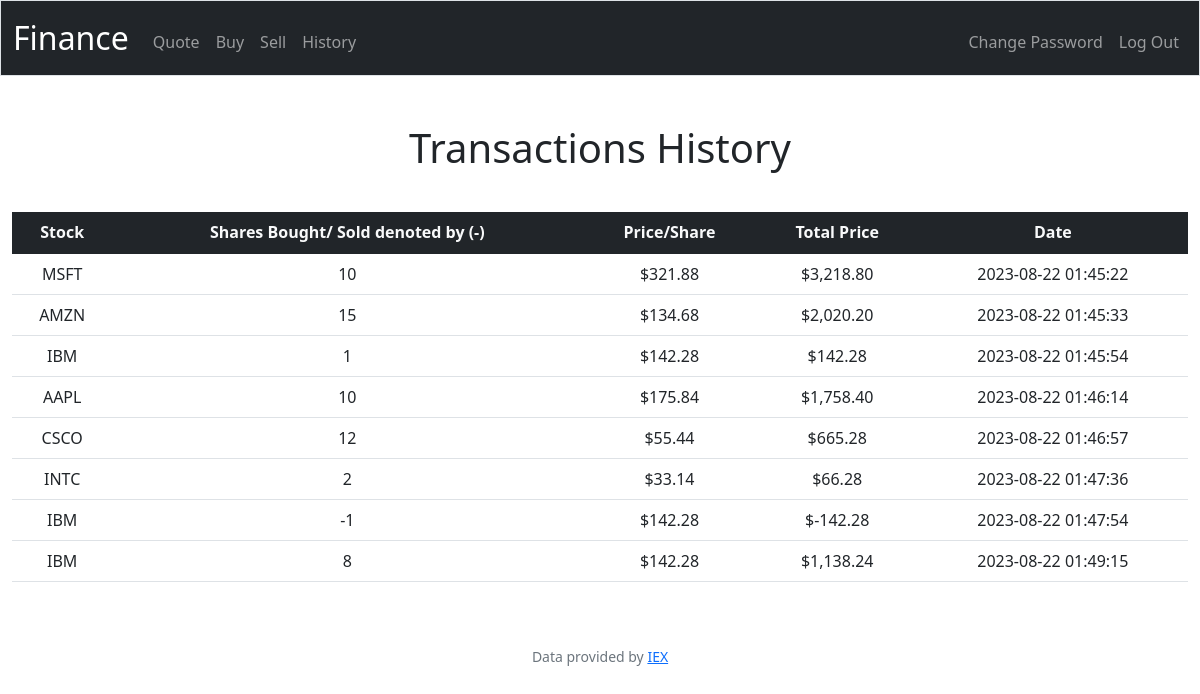
Screenshot of /history (signed in) with the database file from the repository.
### tables this page shows
CREATE TABLE transactions (id INTEGER PRIMARY KEY AUTOINCREMENT, user_id INTEGER, symbol TEXT, shares INTEGER, price FLOAT, date TIMESTAMP);

### app.py (the view)
@app.route("/history")
@login_required
def history():
    user_id = session["user_id"]
    user_transactions = db.execute(
        "SELECT * FROM transactions WHERE user_id = ? GROUP BY date", user_id)
    return render_template("history.html", transactions=user_transactions)

### app.py (called while the page is built)
@app.after_request
def after_request(response):
    response.headers["Cache-Control"] = "no-cache, no-store, must-revalidate"
    response.headers["Expires"] = 0
    response.headers["Pragma"] = "no-cache"
    return response

### helpers.py (called while the page is built)
def login_required(f):
    @wraps(f)
    def decorated_function(*args, **kwargs):
        if session.get("user_id") is None:
            return redirect("/login")
        return f(*args, **kwargs)
    return decorated_function

def usd(value):
    return f"${value:,.2f}"

### templates/history.html (shortened to what this page needs)
{% extends "layout.html" %}
{% block main %}
    <h1 class="text-center">Transactions History</h1>
    <table class="table">
      <thead class="bg-dark text-light">
        <tr>
          <th scope="col">Stock</th>
          <th scope="col">Shares Bought/ Sold denoted by (-)</th>
          <th scope="col">Price/Share</th>
          <th scope="col">Total Price</th>
          <th scope="col">Date</th>
        </tr>
      </thead>
      <tb>
      {% for transaction in transactions %}
      <tr>
        <td>{{ transaction.symbol }}</td>
        <td>{{ transaction.shares }}</td>
        <td>{{ transaction.price|usd }}</td>
        <td>{{ (transaction.shares * transaction.price)| usd }}</td>
        <td>{{ transaction.date }}</td>
      </tr>
      {% endfor %}
      </tb>
    </table>
{% endblock %}

### static/styles.css (style rules this page uses)
h1 { margin-bottom: 40px; }

### rows the page displays
transactions: (transaction.shares*transaction.price)|usd "$3,218.80"
transactions: (transaction.shares*transaction.price)|usd "$2,020.20"
transactions: (transaction.shares*transaction.price)|usd "$142.28"
transactions: (transaction.shares*transaction.price)|usd "$1,758.40"
transactions: (transaction.shares*transaction.price)|usd "$665.28"
transactions: (transaction.shares*transaction.price)|usd "$66.28"
transactions: (transaction.shares*transaction.price)|usd "$-142.28"
transactions: (transaction.shares*transaction.price)|usd "$1,138.24"
